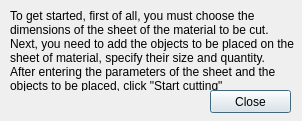
<?xml version="1.0" encoding="UTF-8"?>
<ui version="4.0">
 <class>InfoDialog</class>
 <widget class="QDialog" name="InfoDialog">
  <property name="geometry">
   <rect>
    <x>0</x>
    <y>0</y>
    <width>302</width>
    <height>121</height>
   </rect>
  </property>
  <property name="windowTitle">
   <string>Help</string>
  </property>
  <widget class="QLabel" name="InfoLabel">
   <property name="geometry">
    <rect>
     <x>10</x>
     <y>10</y>
     <width>291</width>
     <height>81</height>
    </rect>
   </property>
   <property name="text">
    <string>To get started, first of all, you must choose the dimensions of the sheet of the material to be cut.
Next, you need to add the objects to be placed on the sheet of material, specify their size and quantity.
After entering the parameters of the sheet and the objects to be placed, click &quot;Start cutting&quot;</string>
   </property>
   <property name="wordWrap">
    <bool>true</bool>
   </property>
  </widget>
  <widget class="QPushButton" name="CloseButton">
   <property name="geometry">
    <rect>
     <x>210</x>
     <y>90</y>
     <width>81</width>
     <height>23</height>
    </rect>
   </property>
   <property name="text">
    <string>Close</string>
   </property>
  </widget>
 </widget>
 <resources/>
 <connections>
  <connection>
   <sender>CloseButton</sender>
   <signal>clicked()</signal>
   <receiver>InfoDialog</receiver>
   <slot>close()</slot>
   <hints>
    <hint type="sourcelabel">
     <x>250</x>
     <y>101</y>
    </hint>
    <hint type="destinationlabel">
     <x>150</x>
     <y>60</y>
    </hint>
   </hints>
  </connection>
 </connections>
</ui>
